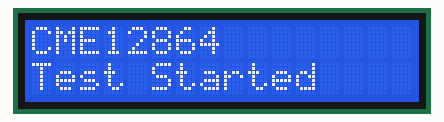
Recording of a program running on a simulated Raspberry Pi (BCM pin numbers). On the bench: 16×2 character LCD. EEPROM starts erased; what the program prints to the terminal is not drawn. At 12.6 s the program stops and its outputs stay as they are.

Above: at 0.2 s.
At 2.3 s:
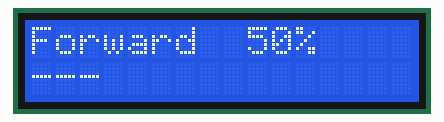
At 3.3 s:
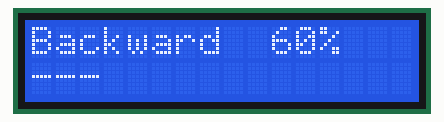
At 5.4 s:
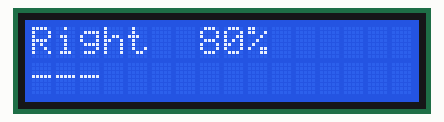
At 8.5 s:
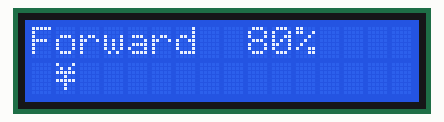
At 11.7 s:
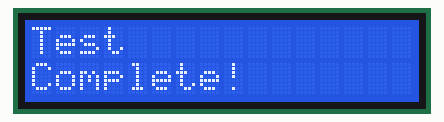

Measured:
- what the display in image 0 shows lasts 2.0 s, from 0.2 s to 2.2 s
- what the display in image 1 shows lasts 1.0 s, from 2.2 s to 3.2 s

The program:

display_cme12864.py
```python
#!/usr/bin/env python3
# -*- coding:UTF-8 -*-
"""
CME12864 I2C LCD 显示模块测试程序

硬件连接:
  VCC - 5V 或 3.3V
  GND - GND
  SCL - GPIO3 (SCL)
  SDA - GPIO2 (SDA)

在树莓派上运行前请先:
  1. 启用 I2C: sudo raspi-config -> Interface Options -> I2C
  2. 安装工具: sudo apt-get install i2c-tools
  3. 检查设备: i2cdetect -y 1
"""

import time
import smbus2 as smbus

# I2C 配置
I2C_BUS = 20  # 树莓派 I2C 总线编号 (使用 /dev/i2c-20)
DEFAULT_ADDRESS = 0x27  # 常见 LCD I2C 地址 (PCF8574)

# CME12864 / LCD1602/2004 指令定义
LCD_CMD = {
    'CLEAR': 0x01,
    'HOME': 0x02,
    'ENTRY_MODE': 0x06,
    'DISPLAY_ON': 0x0C,
    'DISPLAY_OFF': 0x08,
    'FUNCTION_SET': 0x28,  # 4位模式, 2行, 5x8字体
    'SET_DDRAM_ADDR': 0x80,
}

# 背光控制
LCD_BACKLIGHT = 0x08
LCD_ENABLE = 0x04
LCD_READ = 0x02
LCD_WRITE = 0x00


class CME12864Display:
    """CME12864 / LCD I2C 显示模块驱动"""

    def __init__(self, address=DEFAULT_ADDRESS, bus=None):
        """
        初始化显示模块

        Args:
            address: I2C 设备地址 (默认 0x27)
            bus: I2C 总线编号 (默认 1)
        """
        self.address = address
        self.bus = bus if bus is not None else I2C_BUS
        self.lcd_handle = None
        self.connected = False

        try:
            self.lcd_handle = smbus.SMBus(self.bus)
            self._write_byte(0x00)  # 唤醒设备
            time.sleep(0.05)
            self._lcd_init()
            self.connected = True
            print(f"[OK] CME12864 显示模块已连接, I2C 地址: 0x{address:02X}")
        except Exception as e:
            print(f"[ERROR] 连接显示模块失败: {e}")
            print(f"提示: 运行 'i2cdetect -y 1' 查看可用设备地址")

    def _write_byte(self, data):
        """写入一个字节到 I2C 设备"""
        if self.lcd_handle:
            self.lcd_handle.write_byte(self.address, data)

    def _lcd_send_byte(self, data, mode=0):
        """
        发送一个字节到 LCD

        Args:
            data: 要发送的数据
            mode: 0 = 命令, 1 = 数据
        """
        high_nibble = data & 0xF0
        low_nibble = (data << 4) & 0xF0

        # 发送高位
        self._write_byte(high_nibble | LCD_BACKLIGHT | (mode << 0))
        self._write_byte(high_nibble | LCD_BACKLIGHT | LCD_ENABLE | (mode << 0))
        time.sleep(0.0005)
        self._write_byte(high_nibble | LCD_BACKLIGHT | (mode << 0))

        # 发送低位
        self._write_byte(low_nibble | LCD_BACKLIGHT | (mode << 0))
        self._write_byte(low_nibble | LCD_BACKLIGHT | LCD_ENABLE | (mode << 0))
        time.sleep(0.0005)
        self._write_byte(low_nibble | LCD_BACKLIGHT | (mode << 0))

    def _lcd_init(self):
        """初始化 LCD"""
        time.sleep(0.05)
        # 初始化序列
        self._lcd_send_byte(0x33)  # 4位模式开始
        self._lcd_send_byte(0x32)  # 4位模式
        self._lcd_send_byte(0x06)  # 入口模式
        self._lcd_send_byte(0x0C)  # 显示开启
        self._lcd_send_byte(0x28)  # 4位模式, 2行
        self._lcd_send_byte(0x01)  # 清屏
        time.sleep(0.002)

    def clear(self):
        """清屏"""
        self._lcd_send_byte(LCD_CMD['CLEAR'])
        time.sleep(0.002)

    def home(self):
        """光标归位"""
        self._lcd_send_byte(LCD_CMD['HOME'])
        time.sleep(0.002)

    def display_on(self):
        """开启显示"""
        self._lcd_send_byte(LCD_CMD['DISPLAY_ON'])

    def display_off(self):
        """关闭显示"""
        self._lcd_send_byte(LCD_CMD['DISPLAY_OFF'])

    def set_cursor(self, row, col):
        """
        设置光标位置

        Args:
            row: 行 (0-1 对于 16x2, 0-3 对于 20x4)
            col: 列 (0-15 或 0-19)
        """
        # LCD1602/2004 行地址偏移
        row_offsets = [0x00, 0x40, 0x14, 0x54]
        if row < len(row_offsets):
            self._lcd_send_byte(LCD_CMD['SET_DDRAM_ADDR'] | (row_offsets[row] + col))

    def write_char(self, char):
        """写入单个字符"""
        self._lcd_send_byte(ord(char), mode=1)

    def write_string(self, text, row=0, col=0):
        """
        写入字符串

        Args:
            text: 要显示的字符串
            row: 行位置
            col: 列位置
        """
        self.set_cursor(row, col)
        for char in text[:16]:  # 限制每行16字符
            self.write_char(char)

    def show_status(self, line1="Ready", line2="Waiting..."):
        """
        显示两行状态信息

        Args:
            line1: 第一行文本
            line2: 第二行文本
        """
        self.clear()
        self.write_string(line1[:16], row=0, col=0)
        self.write_string(line2[:16], row=1, col=0)

    def show_car_status(self, direction, speed, target=""):
        """
        显示小车状态

        Args:
            direction: 方向 (前进/后退/左转/右转/停止)
            speed: 速度 (0-100)
            target: 目标物体 (可选)
        """
        self.clear()
        # 第一行: 方向 + 速度
        status = direction[:8] + f" {speed:3d}%"
        self.write_string(status[:16], row=0, col=0)
        # 第二行: 目标
        target_display = target if target else "---"
        self.write_string(target_display[:16], row=1, col=0)

    def cleanup(self):
        """关闭显示并清理"""
        self.display_off()
        print("[OK] 显示模块已关闭")


def scan_i2c_devices():
    """扫描 I2C 总线上的所有设备"""
    print("\n" + "=" * 40)
    print("I2C 设备扫描")
    print("=" * 40)
    try:
        bus = smbus.SMBus(I2C_BUS)
        devices = []
        for addr in range(0x03, 0x78):
            try:
                bus.write_quick(addr)
                devices.append(addr)
            except:
                pass

        if devices:
            print(f"找到 {len(devices)} 个设备:")
            for addr in devices:
                name = get_device_name(addr)
                print(f"  - 0x{addr:02X}: {name}")
        else:
            print("未找到任何 I2C 设备")
            print("请检查:")
            print("  1. I2C 是否在 raspi-config 中启用")
            print("  2. 硬件连接是否正确")
            print("  3. 显示模块供电是否正常")
        return devices
    except Exception as e:
        print(f"扫描失败: {e}")
        return []


def get_device_name(addr):
    """获取设备名称"""
    names = {
        0x27: "LCD1602/2004/CME12864 (PCF8574)",
        0x3F: "LCD1602/2004 (PCF8574)",
        0x20: "PCF8574 IO Expander",
        0x68: "DS1307/AT24C32/MPU6050",
        0x76: "BMP280/BME280",
        0x77: "BMP180/BME280",
    }
    return names.get(addr, "Unknown Device")


def test_display():
    """显示模块测试程序"""
    print("\n" + "=" * 40)
    print("CME12864 显示模块测试")
    print("=" * 40)

    # 扫描 I2C 设备
    devices = scan_i2c_devices()

    if not devices:
        print("\n[WARNING] 未找到 I2C 设备，尝试默认地址...")
        display = CME12864Display()
    else:
        # 尝试使用找到的 LCD 常见地址
        lcd_addrs = [a for a in devices if a in [0x27, 0x3F]]
        if lcd_addrs:
            display = CME12864Display(address=lcd_addrs[0])
        else:
            print(f"\n[INFO] 未找到 LCD 设备地址，使用默认 0x27")
            display = CME12864Display()

    if not display.connected:
        print("\n[ERROR] 显示模块连接失败")
        print("请在树莓派上运行以下命令检查:")
        print("  ls /dev/i2c*")
        print("  i2cdetect -y 1")
        return

    # 测试显示
    print("\n--- 测试 1: 基本显示 ---")
    display.show_status("CME12864", "Test Started")
    time.sleep(2)

    print("\n--- 测试 2: 状态滚动 ---")
    directions = ["Forward", "Backward", "Left", "Right", "Stop"]
    for i, direction in enumerate(directions):
        display.show_car_status(direction, 50 + i * 10)
        time.sleep(1)

    print("\n--- 测试 3: 目标检测显示 ---")
    targets = ["纸巾", "萝卜", "苹果", "香蕉"]
    for target in targets:
        display.show_car_status("Forward", 80, target)
        time.sleep(1)

    print("\n--- 测试完成 ---")
    display.clear()
    display.show_status("Test", "Complete!")
    time.sleep(1)
    display.cleanup()

    print("\n[SUCCESS] 所有测试完成!")


if __name__ == "__main__":
    test_display()
```
